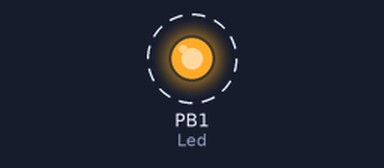
A sketch run on a simulated ATtiny85, built with avr-gcc and run on an emulated ATtiny85. Shown: output pins drawn as LEDs (lit = HIGH). Dashed ring = blinking.

Above: at 0.12 s.
Timing chart, 0 to 3.0 s (numbered marks = the images above):
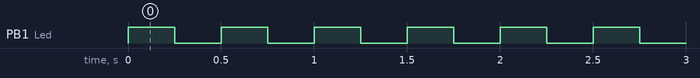

Measured:
- by itself, PB1 (Led): alternates HIGH for 0.25 s and LOW for 0.25 s

The sketch:

O85_BlinkingLed.ino
```cpp
/**********************************************************************************/
/*    Demo Program for:          						  */
/*	  Board: Olimexino-85                 					  */
/*    Manufacture: OLIMEX                                                   	  */
/*	  COPYRIGHT (C) 2013							  */
/*    Designed by: Engineer Penko T. Bozhkov                                      */
/*    Revision       :  1.0.0 (initial)                                           */
/*    Date           :  31.10.2013                                                */
/*   Built with Arduino C/C++ Compiler, version: 1.0.4                            */
/**********************************************************************************/
/*
  Action:
  =======
  Switches over Olimexino-85's STAT led, i.e. pin #1

  To upload to your Olimexino-85:
  1) Select the proper board from the Tools->Board Menu->Digispark 8mhz - NO USB(Tiny Core)
  2) Select Digispark from the Tools->Programmer
  3) Press the Upload button
  4) When you see the message: "Plug in device now... (will timeout in 60 seconds)", Plug in the Olimexino-85
*/

#define  Delay_time_ms    250
#define  Led              1  // Select the pin where the led is attached. Options: from 0 to 4

// This function switches over the Led when is called
void Toggle_Led(void){
  if(digitalRead(Led)==HIGH){ digitalWrite(Led, LOW);   }
  else{                       digitalWrite(Led, HIGH);  }
}

// The setup routine is executed once when you power-on the board or press the RST button later
void setup() {

  pinMode(Led, OUTPUT);    // initialize the digital pin as an output.
  digitalWrite(Led, LOW);  // Set it in Low state

}

// The loop routine runs over and over again until power-off the board or interrupt occure:
void loop() {

  Toggle_Led();
  delay(Delay_time_ms);

}
```
